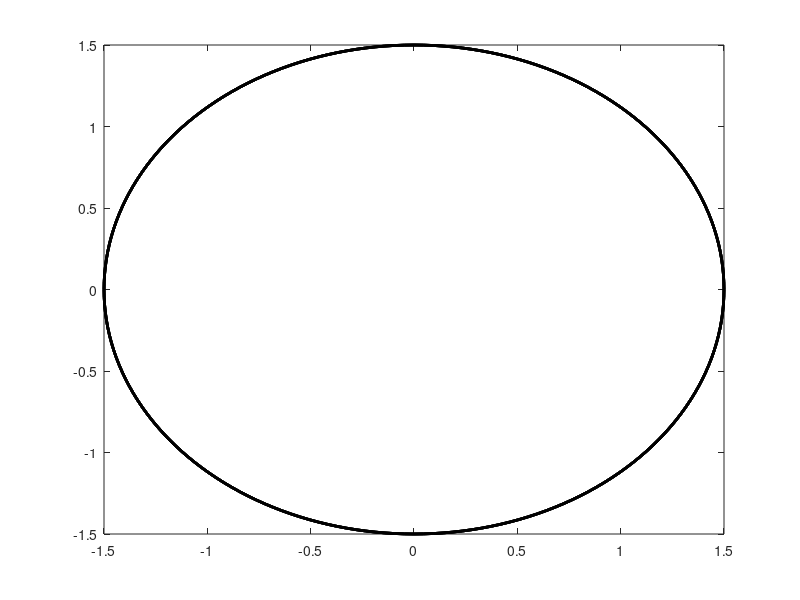

This figure's MATLAB source: (Note: this script raises an error after producing the figure.)
% M-file: mag_field_demo.m
% M-file to calculate the net magetic field produced 
% by a three-phase stator.

% Set up the basic conditions
bmax = 1;                % Normalize bmax to 1
freq = 60;               % 60 Hz
w = 2*pi*freq;           % angluar velocity (rad/s)

% First, generate the three component magnetic fields
t = 0:1/12000:1/15;
Baa = sin(w*t) .* (cos(0) + j*sin(0));
Bbb = sin(w*t-2*pi/3) .* (cos(2*pi/3) + j*sin(2*pi/3));
Bcc = sin(w*t+2*pi/3) .* (cos(-2*pi/3) + j*sin(-2*pi/3));

% Calculate Bnet
Bnet = Baa + Bbb + Bcc;

% Calculate a circle representing the expected maximum 
% value of Bnet
circle = 1.5 * (cos(w*t) + j*sin(w*t));

% Plot the reference circle
plot(circle,'k','LineWidth',2.0);
figure(1);
hold on;

% Plot the reference vectors for the B-field components
Baa_ref = 1.5 .* (cos(0) + j*sin(0));
Bbb_ref = 1.5 .* (cos(2*pi/3) + j*sin(2*pi/3));
Bcc_ref = 1.5 .* (cos(-2*pi/3) + j*sin(-2*pi/3));

line('XData',[0 real(Baa_ref)], ...
     'YData',[0 imag(Baa_ref)], ...
     'Color','k','LineStyle',':','EraseMode','xor');
line('XData',[0 real(Bbb_ref)], ...
     'YData',[0 imag(Bbb_ref)], ...
     'Color','k','LineStyle',':','EraseMode','xor');
line('XData',[0 real(Bcc_ref)], ...
     'YData',[0 imag(Bcc_ref)], ...
     'Color','k','LineStyle',':','EraseMode','xor');

% Add magnetic field annotations
text (1.6 * cos(0),             1.6 * sin(0),            '\bfB_{aa}');
text (1.6 * cos(2*pi/3)  - 0.2, 1.6 * sin(2*pi/3) + 0.1, '\bfB_{bb}');
text (1.6 * cos(-2*pi/3) - 0.2, 1.6 * sin(-2*pi/3),      '\bfB_{cc}');

% Plot the initial positions of the magnetic vector lines.  
% Note that Baa is black, Bbb is blue, Bcc is magneta, 
% and Bnet is red.
ii = 1;
h1=line('XData',[0 real(Baa(ii))], ...
        'YData',[0 imag(Baa(ii))], ...
        'Color','k','EraseMode','xor', ...
        'Linewidth',2.0);
hold on;
h2=line('XData',[0 real(Bbb(ii))], ...
        'YData',[0 imag(Bbb(ii))], ...
        'Color','b','EraseMode','xor', ...
        'Linewidth',2.0);
h3=line('XData',[0 real(Bcc(ii))], ...
        'YData',[0 imag(Bcc(ii))], ...
        'Color','m','EraseMode','xor', ...
        'Linewidth',2.0);
h4=line('XData',[0 real(Bnet(ii))], ...
        'YData',[0 imag(Bnet(ii))], ...
        'Color','r','EraseMode','xor', ...
        'Linewidth',2.0);

   
% Labels and annotations
title ('\bfThe Rotating Magnetic Field');
xlabel('\bfFlux Density (T)');
ylabel('\bfFlux Density (T)');
axis square;
axis([-2 2 -2 2]);

% Now update the lines as a function of time.
for ii = 1:length(t)

   set(h1,'XData',[0 real(Baa(ii))]);
   set(h1,'YData',[0 imag(Baa(ii))]);
   set(h2,'XData',[0 real(Bbb(ii))]);
   set(h2,'YData',[0 imag(Bbb(ii))]);
   set(h3,'XData',[0 real(Bcc(ii))]);
   set(h3,'YData',[0 imag(Bcc(ii))]);
   set(h4,'XData',[0 real(Bnet(ii))]);
   set(h4,'YData',[0 imag(Bnet(ii))]);
   drawnow;
   pause(.01);

end
hold off;